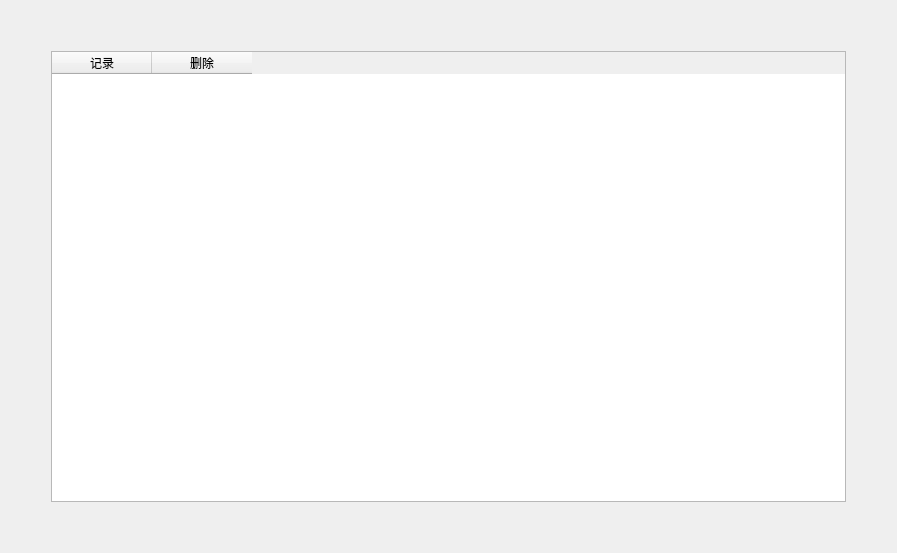
<?xml version="1.0" encoding="UTF-8"?>
<ui version="4.0">
 <class>BattleData</class>
 <widget class="QDialog" name="BattleData">
  <property name="geometry">
   <rect>
    <x>0</x>
    <y>0</y>
    <width>897</width>
    <height>553</height>
   </rect>
  </property>
  <property name="windowTitle">
   <string>战斗数据</string>
  </property>
  <layout class="QVBoxLayout" name="verticalLayout_2">
   <item>
    <layout class="QVBoxLayout" name="verticalLayout" stretch="0,1,0">
     <item>
      <spacer name="verticalSpacer_2">
       <property name="orientation">
        <enum>Qt::Vertical</enum>
       </property>
       <property name="sizeHint" stdset="0">
        <size>
         <width>20</width>
         <height>40</height>
        </size>
       </property>
      </spacer>
     </item>
     <item>
      <layout class="QHBoxLayout" name="horizontalLayout" stretch="0,1,0">
       <item>
        <spacer name="horizontalSpacer_2">
         <property name="orientation">
          <enum>Qt::Horizontal</enum>
         </property>
         <property name="sizeHint" stdset="0">
          <size>
           <width>40</width>
           <height>20</height>
          </size>
         </property>
        </spacer>
       </item>
       <item>
        <layout class="QVBoxLayout" name="verticalLayout_3">
         <item>
          <widget class="QTableWidget" name="tableWidget">
           <column>
            <property name="text">
             <string>记录</string>
            </property>
           </column>
           <column>
            <property name="text">
             <string>删除</string>
            </property>
           </column>
          </widget>
         </item>
        </layout>
       </item>
       <item>
        <spacer name="horizontalSpacer">
         <property name="orientation">
          <enum>Qt::Horizontal</enum>
         </property>
         <property name="sizeHint" stdset="0">
          <size>
           <width>40</width>
           <height>20</height>
          </size>
         </property>
        </spacer>
       </item>
      </layout>
     </item>
     <item>
      <spacer name="verticalSpacer">
       <property name="orientation">
        <enum>Qt::Vertical</enum>
       </property>
       <property name="sizeHint" stdset="0">
        <size>
         <width>20</width>
         <height>40</height>
        </size>
       </property>
      </spacer>
     </item>
    </layout>
   </item>
  </layout>
 </widget>
 <resources/>
 <connections/>
</ui>
